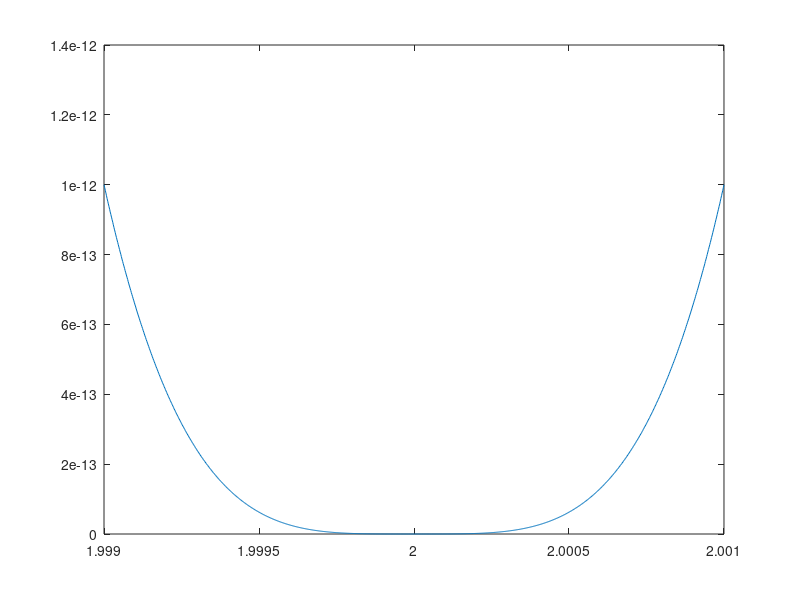

Here is the MATLAB script that generated this plot:
clc
close all 
clear all

format short
a = 0.2 + 0.2 + 0.2
a==0.6
format long e

format long e
x=[ exp(1) , -pi , sqrt(2) , - psi(1) , log10(2) ];
y = [1486.2497 , 878366.9879 , -22.37492 , 4773714.647 , 0.000185049];

x*y'

sum(x.*y)

suma1 = 0
for i=1:5
   suma1=suma1+(x(i)*y(i))
end 

suma2 = 0
for i=5:1
   suma2=suma2+(x(i)*y(i))
end 

B1=abs(sum(x.*y)-(x*y'));
B2=abs(suma1-(x*y'));
B3=abs(suma2-(x*y'));
bar([B1,B2,B3]);

format long e

x=29/13

y=29-13*x

x1=29/1300

y1=29-1300*x1

x=10.^[4:10];
x=double(x);
a=double(sqrt(1+x.^2));
w1=double(x-a);
w2=double((-1)./(x+a));

x=single(x);
a=single(sqrt(1+x.^2));
w1=single(x-a);
w2=single((-1)./(x+a));


d=10.^-3
x1 = linspace(2-d,2+d,1000);

f1 = @(x) (x-2).^4;

plot(x1, f1(x1))




